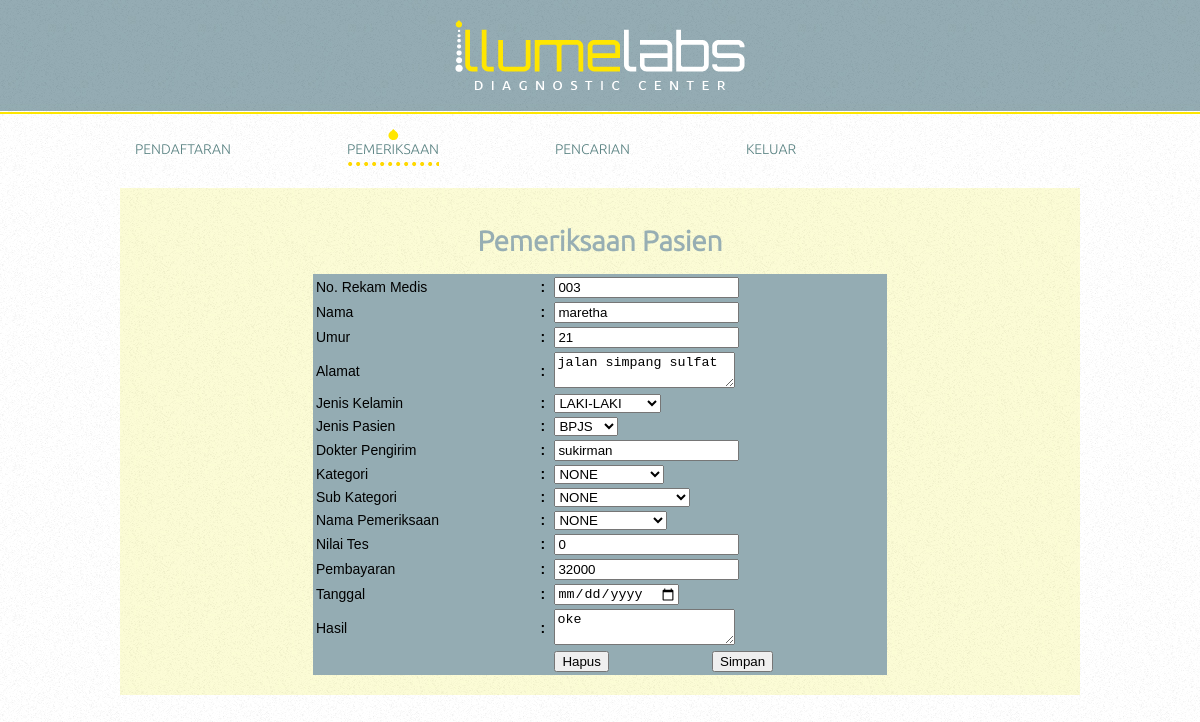
/edit_data.php?id=5 (signed in), run on the app's committed database.
### tables this page shows
CREATE TABLE `tabelpemeriksaan` (
  `no` int(10) NOT NULL,
  `no_rm` varchar(6) NOT NULL,
  `nama` varchar(50) NOT NULL,
  `umur` int(3) NOT NULL,
  `alamat` text NOT NULL,
  `jenis_kelamin` varchar(2) NOT NULL,
  `jenis_pasien` varchar(5) NOT NULL,
  `dokter` varchar(100) NOT NULL,
  `kategori` varchar(20) NOT NULL,
  `sub_kategori` varchar(20) NOT NULL,
  `pemeriksaan` varchar(20) NOT NULL,
  `pembayaran` int(15) NOT NULL,
  `tanggal` text NOT NULL,
  `nilai_tes` int(11) NOT NULL,
  `hasil` text NOT NULL
);

### edit_data.php (the view, shortened to what this page needs)
<?php require_once('Connections/lab.php'); ?>
<?php
$logoutAction = $_SERVER['PHP_SELF']."?doLogout=true";
if ((isset($_SERVER['QUERY_STRING'])) && ($_SERVER['QUERY_STRING'] != "")){
  $logoutAction .="&". htmlentities($_SERVER['QUERY_STRING']);
}
?>
<?php
$editFormAction = $_SERVER['PHP_SELF'];
if (isset($_SERVER['QUERY_STRING'])) {
  $editFormAction .= "?" . htmlentities($_SERVER['QUERY_STRING']);
}
$show = "SELECT * FROM tabelpemeriksaan where no='".$_GET['id']."'";
$query = mysql_query($show, $lab) or die(mysql_error());
while ($row=mysql_fetch_array($query))
		{
			$no_rm=$row['no_rm'];
			$nama=$row['nama'];
			$umur=$row['umur'];
			$alamat=$row['alamat'];
			$dokter=$row['dokter'];
			$nilai_tes=$row['nilai_tes'];
			$pembayaran=$row['pembayaran'];
			$tanggal=$row['tanggal'];
			$hasil=$row['hasil'];
		}
?>
<!DOCTYPE HTML>
<html>
<head>
	<link rel="stylesheet" href="css/style.css" type="text/css">
    <link href="delete_data.php" rel="stylesheet" type="text/css">
</head>
<body>
	<div id="header">
		<a href="index.html" class="logo"><img src="images/logo.png" alt=""></a>
		<ul>
			<li>
				<a href="pendaftaran.php">PENDAFTARAN</a>
			</li>
			<li class="selected">
				<a href="tampildata.php">PEMERIKSAAN</a>
			</li>
			<li>
				<a href="pencarian.php">PENCARIAN</a>
			</li>
			<li>
				<a href="<?php echo $logoutAction ?>" onClick="return confirm('Apakah anda yakin keluar dari Aplikasi Register ?')">KELUAR</a></li>
		</ul>
	</div>
	<div id="body">
	  <div align="left">
	    <h1 align="center" class="style2">Pemeriksaan Pasien </h1>
	    <form name="pemeriksaan" method="POST" action="<?php echo $editFormAction; ?>">
	      <table width="574" align="center" bgcolor="#94ACB3" class="style1">
            <tr>
              <td>No. Rekam Medis </td>
              <td><strong>:</strong></td>
              <td colspan="2"><input name="no_rm" type="text" id="no_rm" maxlength="6" value="<?php echo $no_rm;?>"></td>
            </tr>
            <tr>
              <td>Nama</td>
              <td><strong>:</strong></td>
              <td colspan="2"><input name="nama" type="text" id="nama" value="<?php echo $nama;?>"></td>
            </tr>
            <tr>
              <td>Umur</td>
              <td><strong>:</strong></td>
              <td colspan="2"><input name="umur" type="text" id="umur" maxlength="3" value="<?php echo $umur;?>"></td>
            </tr>
            <tr>
              <td>Alamat</td>
              <td><strong>:</strong></td>
              <td colspan="2"><textarea name="alamat" id="alamat" required><?php echo $alamat; ?></textarea></td>
            </tr>
            <tr>
              <td>Jenis Kelamin </td>
              <td><strong>:</strong></td>
              <td colspan="2"><strong>
                <label>
                <select name="jenis_kelamin" id="jenis_kelamin" required>
                  <option value="L" >LAKI-LAKI</option>
                </select>
                </label>
              </strong></td>
            </tr>
            <tr>
              <td>Jenis Pasien </td>
              <td><strong>:</strong></td>
              <td colspan="2"><strong>
                <select name="jenis_pasien" size="1" id="jenis_pasien" required>
                  <option >BPJS</option>
                </select>
              </strong></td>
            </tr>
            <tr>
              <td>Dokter Pengirim </td>
              <td><strong>:</strong></td>
              <td colspan="2"><strong>
                <label>
                <input name="dokter" type="text" id="dokter" value="<?php echo $dokter;?>">
                </label>
              </strong></td>
            </tr>
            <tr>
              <td>Kategori</td>
              <td><strong>:</strong></td>
              <td colspan="2"><strong>
                <select name="kategori" size="1" id="kategori" required>
				  <option value="-" <?php echo $kt; ?>>NONE</option>
                </select>
              </strong></td>
            </tr>
            <tr>
              <td>Sub Kategori </td>
              <td><strong>:</strong></td>
              <td colspan="2">
                  <select name="sub_kategori" size="1" id="sub_kategori" required>
                    <option>NONE</option>
                  </select>		</td>
            </tr>
            <tr>
              <td>Nama Pemeriksaan </td>
              <td><strong>:</strong></td>
              <td colspan="2"><select name="pemeriksaan" size="1" id="pemeriksaan" required>
                  <option value="-" <?php echo $np; ?>>NONE</option>
                </select>
              </td>
            </tr>
            <tr>
              <td>Nilai Tes </td>
              <td><strong>:</strong></td>
              <td colspan="2">
                <input type="number" name="nilai_tes" value="<?=$nilai_tes?>">
              </td>
            </tr>
            <tr>
              <td>Pembayaran</td>
              <td><strong>:</strong></td>
              <td colspan="2"><strong>
                <label>
                <input name="pembayaran" type="text" id="pembayaran" value="<?php echo $pembayaran;?>">
                </label>
              </strong></td>
            </tr>
            <tr>
              <td height="19">Tanggal</td>
              <td><strong>:</strong></td>
              <td colspan="2"><input type="date" id="tgl" name="tanggal" value="<?php echo $tanggal; ?>"></td>
            </tr>
            <tr>
              <td height="19">Hasil</td>
              <td><strong>:</strong></td>
              <td colspan="2"><textarea name="hasil" id="hasil" required><?php echo $hasil; ?></textarea></td>
            </tr>
            <tr>
              <td height="19">&nbsp;</td>
              <td>&nbsp;</td>
              <td><input type="reset" name="Submit3" value="Hapus"></td>
              <td><input type="submit" name="Submit" value="Simpan"></td>
            </tr>
          </table>
	    </form>
	    </div>
	  </div>
</body>
</html>

### css/style.css (style rules this page uses)
body { background: url(../images/bg-body.jpg) repeat; font-family: 'Conv_Ubuntu-Light'; font-size: 14px; font-weight: normal; line-height: 1; margin: 0; min-width: 960px; padding: 0; }
#header { background: url(../images/bg-header.jpg) repeat-x; margin: 0; padding: 18px 0 0; }
#header a.logo { display: block; height: 74px; margin: 0 auto 22px; padding: 0; width: 296px; }
#header a.logo img { border: 0; display: block; }
#header ul { margin: 0 auto; overflow: hidden; padding: 15px 0 22px; text-align: center; width: 960px; }
#header ul li { float: left; list-style: none; margin: 0 0 0 116px; ; padding: 0; }
#header ul li:first-child { margin: 0 0 0 15px; }
#header ul li a { color: #588181; display: block; height: 37px; line-height: 40px; margin: 0; padding: 0; text-align: center; text-decoration: none; text-transform: uppercase; }
#header ul li.selected { background: url(../images/bg-menu.png) no-repeat top center; }
#header ul li.selected a { background: url(../images/dots.png) repeat-x left bottom; }
#body { background: url(../images/bg-content.jpg) repeat; margin: 0 auto; height: auto; overflow: hidden; padding: 20px 0; width: 960px; }

### edit_data.php (style rules this page uses)
.style2 { color: #97aeb3 }

### data on the page
tabelpemeriksaan: no_rm "003", nama "maretha", umur "21", alamat "jalan simpang sulfat", dokter "sukirman", nilai_tes "0", pembayaran "32000", hasil "oke"
